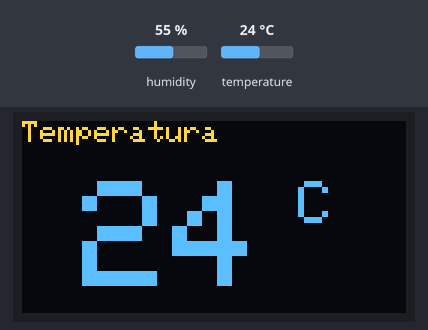
Recording of a sketch running on a simulated ESP8266 (NodeMCU). Shown: 128×64 one-colour display. Inputs (shaded band) come from the test bench; at power-on: humidity 55 %, temperature 24 °C. The OLED is the two-colour kind (top 16 rows yellow); WiFi joins after 1.5 s; servers stay silent unless stated; no MQTT or app messages arrive unless stated; what the sketch prints to the serial monitor is not drawn.

Above: at 4.3 s.
4.4 s: humidity set to 22 %
At 13.0 s:
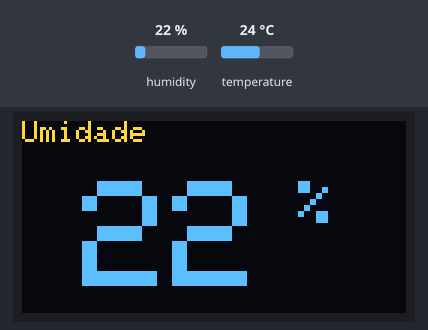
16.4 s: temperature set to 12 °C
At 22.7 s:
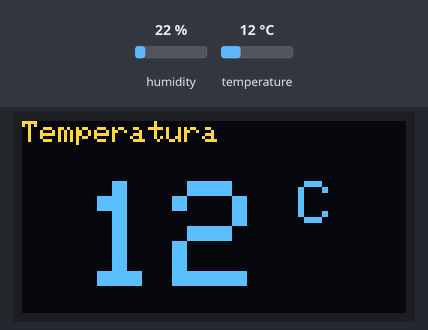
25.4 s: humidity set to 40 %
At 30.6 s:
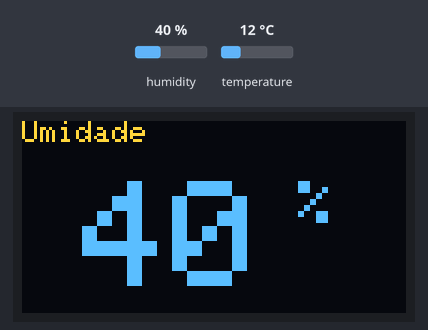
35.5 s: temperature set to 19 °C
At 41.4 s:
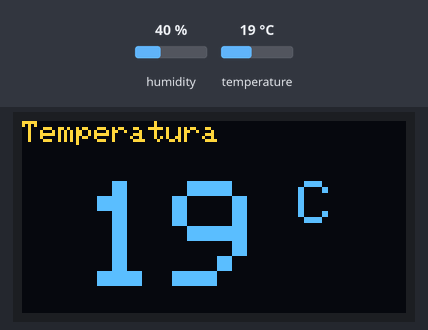
Timing chart, 0 to 42.9 s (numbered marks = the images above; inputs shaded):
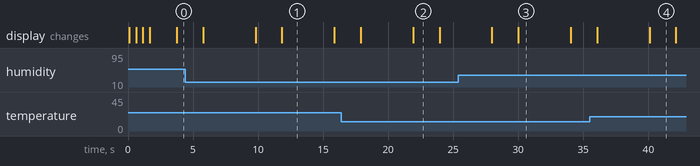

Measured:
- after the input at 4.4 s, the display: first differs from a run without the input after 7.4 s (image 1)
- after the input at 16.4 s, the display: first differs from a run without the input after 5.5 s (image 2)
- after the input at 25.4 s, the display: first differs from a run without the input after 4.6 s (image 3)
- after the input at 35.5 s, the display: first differs from a run without the input after 4.6 s (image 4)
- what the display in image 1 shows lasts 4.1 s, from 11.8 s to 15.9 s
- what the display in image 2 shows lasts 2.1 s, from 21.9 s to 24.0 s

The sketch:

nodemcu-dht22-v2.ino
```cpp
// --- WIFI ---
#include <ESP8266WiFi.h>
const char* ssid = "aqui-em-cima";          // troque pelo nome da sua rede
const char* password = "$3m$3nh4";     // troque pela senha da sua rede
WiFiClient nodemcuClient;

// --- MQTT ---
#include <PubSubClient.h>
//const char* mqtt_Broker = "mqtt.eclipse.org";
const char* mqtt_Broker = "192.168.0.6";
const int mqtt_port = 1883;
const char* mqtt_ClientID = "termometro-mmcromero01";
const char* mqtt_user = "mmcromero";
const char* mqtt_pass = "HmpPb2013";


const char* topicoTemperatura = "mmcromero/temperatura";
const char* topicoUmidade = "mmcromero/umidade";
PubSubClient client(nodemcuClient);
// --- DHT ---
#include <Adafruit_Sensor.h>
#include <DHT.h>
#include <DHT_U.h>
#define DHTPIN 2 //D3
#define DHTTYPE DHT22
DHT_Unified dht(DHTPIN, DHTTYPE);
float temperatura;
float umidade;
uint32_t delayMS;

// --- DISPLAY ---
#include <Adafruit_SSD1306.h>
#define OLED_RESET LED_BUILTIN
Adafruit_SSD1306 display(OLED_RESET);

void setup() {
Serial.begin(115200);
// Initialize device.
  dht.begin();
  Serial.println(F("DHTxx Unified Sensor Example"));
  // Print temperature sensor details.
  sensor_t sensor;
  dht.temperature().getSensor(&sensor);
  Serial.println(F("------------------------------------"));
  Serial.println(F("Temperature Sensor"));
  Serial.print  (F("Sensor Type: ")); Serial.println(sensor.name);
  Serial.print  (F("Driver Ver:  ")); Serial.println(sensor.version);
  Serial.print  (F("Unique ID:   ")); Serial.println(sensor.sensor_id);
  Serial.print  (F("Max Value:   ")); Serial.print(sensor.max_value); Serial.println(("°C"));
  Serial.print  (F("Min Value:   ")); Serial.print(sensor.min_value); Serial.println(("°C"));
  Serial.print  (F("Resolution:  ")); Serial.print(sensor.resolution); Serial.println(("°C"));
  Serial.println(F("------------------------------------"));
  // Print humidity sensor details.
  dht.humidity().getSensor(&sensor);
  Serial.println(F("Humidity Sensor"));
  Serial.print  (F("Sensor Type: ")); Serial.println(sensor.name);
  Serial.print  (F("Driver Ver:  ")); Serial.println(sensor.version);
  Serial.print  (F("Unique ID:   ")); Serial.println(sensor.sensor_id);
  Serial.print  (F("Max Value:   ")); Serial.print(sensor.max_value); Serial.println(("%"));
  Serial.print  (F("Min Value:   ")); Serial.print(sensor.min_value); Serial.println(("%"));
  Serial.print  (F("Resolution:  ")); Serial.print(sensor.resolution); Serial.println(("%"));
  Serial.println(F("------------------------------------"));
  // Set delay between sensor readings based on sensor details.
  delayMS = sensor.min_delay / 1000;

  configurarDisplay();
  conectarWifi();
  client.setServer(mqtt_Broker, 1883);
}

void loop() {
  if (!client.connected()) {
    reconectarMQTT();
  }
  medirTemperaturaUmidade();
  mostrarTemperaturaUmidade();
  publicarTemperaturaUmidadeNoTopico();
}

void conectarWifi() {
  delay(10);

  display.setTextSize(2);
  display.setCursor(0, 0);
  display.print("Conectando ");
  Serial.print("Conectando");
  display.display();

  WiFi.begin(ssid, password);

  while (WiFi.status() != WL_CONNECTED) {
    delay(500);
    display.print(".");
    Serial.print(".");
    display.display();
  }
}

void reconectarMQTT() {
  while (!client.connected()) {
    client.connect(mqtt_ClientID, mqtt_user, mqtt_pass);
  }
}

void configurarDisplay() {
  display.begin(SSD1306_SWITCHCAPVCC, 0x3C);
  display.setTextColor(WHITE);
  display.clearDisplay();
}

void publicarTemperaturaUmidadeNoTopico() {
  client.publish(topicoTemperatura, String(temperatura).c_str(), true);
  client.publish(topicoUmidade, String(umidade).c_str(), true);
}

void medirTemperaturaUmidade() {
  sensors_event_t event;
  dht.temperature().getEvent(&event);
  temperatura = event.temperature;
  dht.humidity().getEvent(&event);
  umidade = event.relative_humidity;
  delay(delayMS);
}

void mostrarTemperaturaUmidade() {
  mostrarMensagemNoDisplay("Temperatura", (temperatura), " C");
  mostrarMensagemNoDisplay("Umidade", (umidade), " %");
}

void mostrarMensagemNoDisplay(const char* texto1, int medicao, const char* texto2) {
  display.clearDisplay();
  display.setTextSize(1);
  display.setCursor(0, 0);
  display.print(texto1);
  display.setTextSize(5);
  display.setCursor(20, 20);
  display.print(medicao);
  display.setTextSize(2);
  display.print(texto2);
  display.display();
  delay(2000);
}
```
